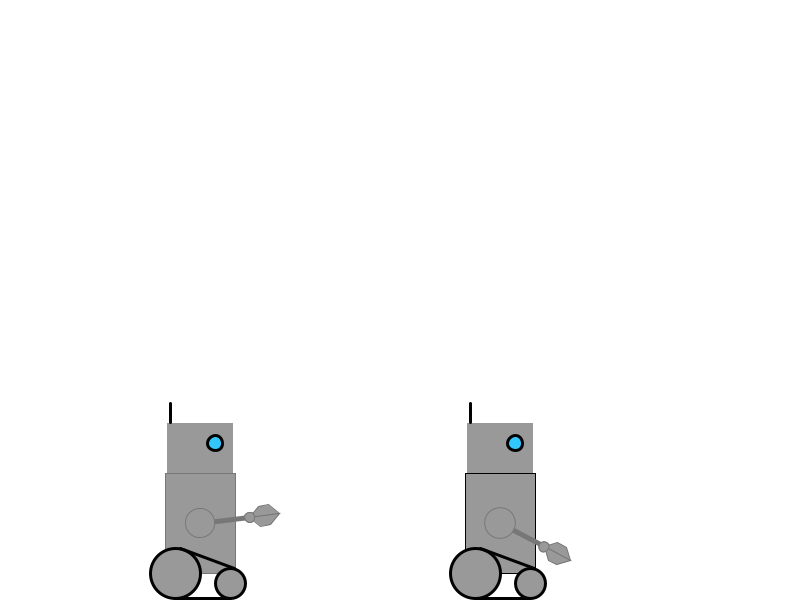
Frame 1 (no input)
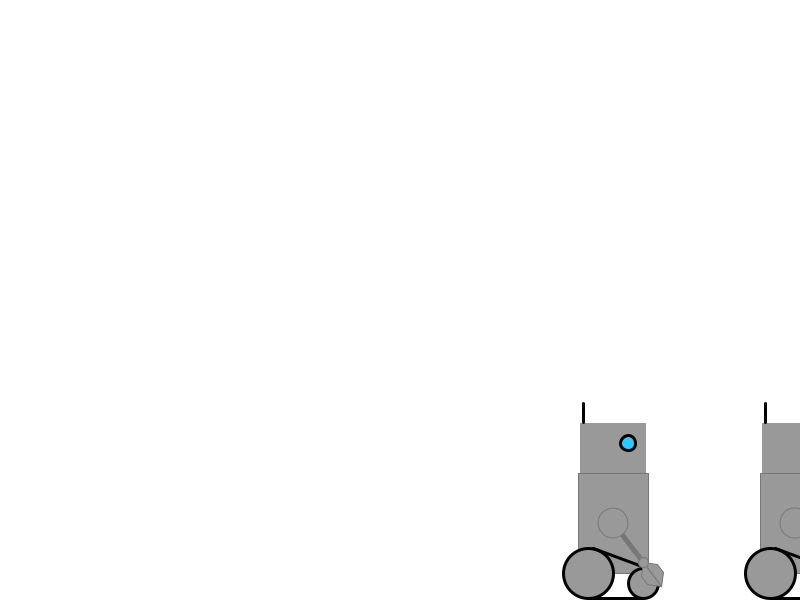
Frame 60 (the mouse pressed at the canvas centre just before this capture)
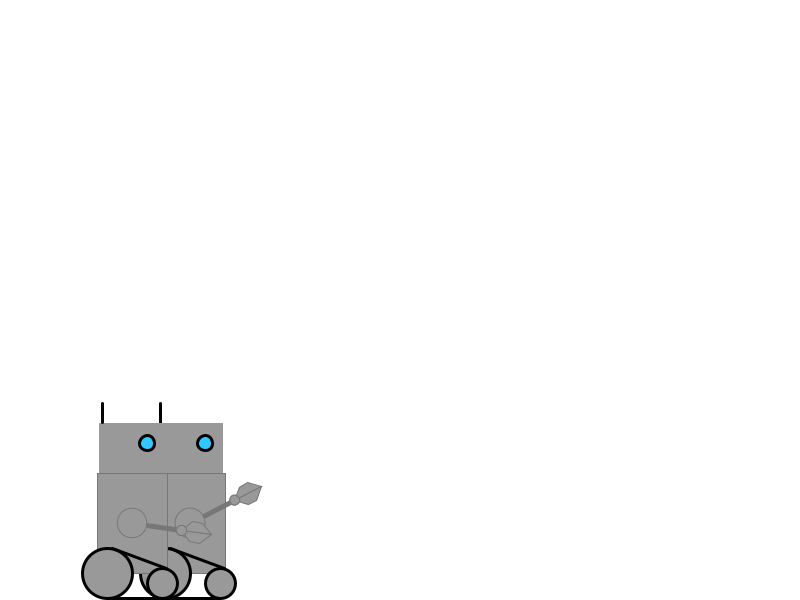
Frame 120 (the mouse held since frame 60 and released just before this capture)

The Processing sketch that drew these frames (run headless with seeded random() and noise(); from frame 60 on, the mouse is pressed at the canvas centre):

// Processing sketch: processing_130379
// ── processing_130379.pde

Robot myRobot1;
Robot myRobot2;

void setup() {
  size(800, 600);
  background(255);
  //noStroke();
  strokeWeight(1);
  myRobot1 = new Robot(500, 523, 5);
  myRobot2 = new Robot(200, 523, 7);
}

void draw() {
  background(255);
  myRobot1.display();
  myRobot2.display();
}

class Robot {
  int _xPos;
  int _yPos; 
  int _speed;
  float _armR;
  int _armD = 1;


  Robot(int xPos, int yPos, int speed) {
    _xPos = xPos;
    _yPos = yPos;
    _speed = speed;
    _armR = random(-30, 60);
  }

  void display() {

    fill(#999999);
    rectMode(CENTER);

    // Body
    rect(_xPos, _yPos, 70, 100);

    strokeWeight(3);
    stroke(0);

    noStroke();
    rect(_xPos, _yPos - 75, 66, 50);
    stroke(1);
    line(_xPos - 30, _yPos - 101, _xPos - 30, _yPos - 120);


    fill(255, 0, 0);
    //ellipse(_xPos - 30, _yPos - 120, 4, 4);

    stroke(1);
    fill(50, 200, 255);
    ellipse(_xPos + 15, _yPos - 80, 15, 15);
    fill(#999999);
    drawWheels();
    drawArm(_xPos, _yPos, _armR);

    rotateArm();

    moveRobot();
    
  }
  
// Moves robot across screen
  void moveRobot() {
    _xPos += _speed;

    if (_xPos > width + 50) {
      _xPos = -50;
    }
  }
  
  
  void drawWheels() {
    // Back Wheel
    ellipse(_xPos - 25, _yPos + 50, 50, 50);
    //Front Wheel
    ellipse(_xPos + 30, _yPos + 60, 30, 30);

    // Upper Track
    line(_xPos - 20, _yPos + 25, _xPos + 34, _yPos + 45);
    // Lower Track
    line(_xPos - 25, _yPos + 75, _xPos + 30, _yPos + 75);
  }


  // A function to draw the arm of the robot
  void drawArm(int _armX, int _armY, float _armAngle) {

    pushMatrix();
    translate(_armX, _armY);
    rotate(radians(_armAngle));    

    strokeWeight(5);
    stroke(#777777);
    line(0, 0, 50, 0);


    strokeWeight(1);
    ellipse(0, 0, 30, 30);

    ellipse(50, 0, 10, 10);


    beginShape();
    vertex(50, 0);
    vertex(80, 0);
    vertex(70, -10);
    vertex(60, -10);
    vertex(50, 0);
    endShape();


    beginShape();
    vertex(50, 0);
    vertex(80, 0);
    vertex(70, 10);
    vertex(60, 10);
    vertex(50, 0);
    endShape();

    ellipse(50, 0, 10, 10);

    popMatrix();
  }



  void rotateArm() {

    if (_armR <= -30) {
      _armD = 1;
    }
    else if ( _armR >= 60) {
      _armD = -1;
    }
    _armR += _armD;
  }
}
